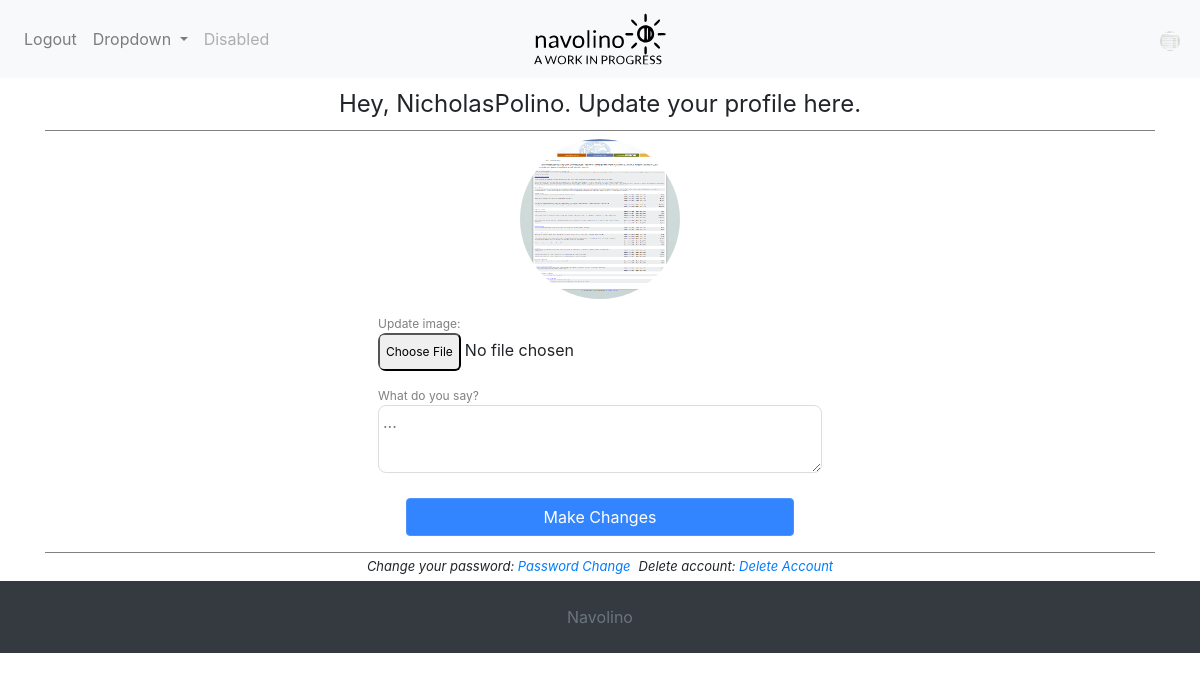
The page /private-profile/ (signed in) on the database its author committed.
### project/apps/users/models.py (models this page shows)
class User(AbstractUser):
	is_active = models.BooleanField(_('active'), default=True)
	email = models.EmailField(_('email address'), unique=True)
	USERNAME_FIELD = 'email'
	REQUIRED_FIELDS = ['username']
	image = models.ImageField(default=variables.random_image,
		upload_to='profile_pics')
	bio = models.CharField(max_length=variables.MAX_BIO_LENGTH, blank=True,
		null =True)
	joined = models.DateTimeField(default = timezone.now)
	objects = CustomUserManager()

### project/apps/users/views.py (the view)
# urls.py: path('private-profile/', profile, name ='private_profile'),
@login_required()
def profile(request):
	if request.method == 'POST':
		user_form = UserUpdateForm(request.POST, instance=request.user)
		user_file_form = UserFileForm(request.POST, request.FILES,
			instance= request.user)
		if user_form.is_valid() and user_file_form.is_valid():
			user_form.save()
			user_file_form.save()
			messages.success(request, f'Update successful, thank you.')
			return redirect('private_profile')
	else:
		user_form = UserUpdateForm(instance =request.user)
		user_file_form = UserFileForm(instance= request.user)
	context = {'u_form': user_form,
	'p_form': user_file_form}
	return render(request, 'users/profile.html', context)

### project/apps/users/forms.py (shortened to what this page needs)
class UserUpdateForm(forms.ModelForm):
	error_messages = {
	'profanity': _("No profanity, please."),
	}
	class Meta:
		model = UserModel
		fields = ['bio']
		widgets = {'bio': forms.Textarea(attrs={'rows': 2, 'placeholder': '...'})}
		labels = {'bio': 'What do you say?'}
	def __init__(self, *args, **kwargs):
		super().__init__(*args, **kwargs)
		self.error_class=DivErrorList

class UserFileForm(forms.ModelForm):
	error_messages = {
        'invalid_image': _(
            "Select a valid image, please."
        ),
    }
	class Meta:
		model = UserModel
		fields = ['image']
		widgets = {'image': forms.FileInput({"height":"10em", "width":"10em"})}
		labels = {'image': 'Update image:'}
	def __init__(self, *args, **kwargs):
		super().__init__(*args, **kwargs)
		self.error_class=DivErrorList
		self.fields['image'].error_messages = self.error_messages

### project/customized_classes.py (called while the page is built)
	def __str__(self):
		return self.as_divs()

	def as_divs(self):
		if not self:
			return ''
		return mark_safe('<div class="errorlist">%s</div>' % ''\
		.join(['<div class="error"><i class="fa \
			fa-exclamation-triangle"></i>&nbsp;<span>%s</span></div>' % e for e in self]))

### project/processors.py (called while the page is built)
def all_categories(request):
	return {'all_categories': Category.objects.all()}

### project/apps/users/templates/users/profile.html (shortened to what this page needs)
{% extends "base.html" %}
{% block head %}
{{ block.super }}
<link rel="stylesheet" type="text/css" href="{%static 'users/css/profile.css'%}">
{% endblock head %}
{% block content %}
{% include 'users/profile_form.html'%}
{% endblock content %}

### project/templates/_navigation.html (shortened to what this page needs)
<nav class="navbar navbar-expand-lg navbar-light bg-light">
  <a class="navbar-brand" href="{% url 'blog-base' %}"><img src="{%static 'images/navolino.svg'%}" alt="Navolino"></a>
  <div class="collapse navbar-collapse fast_transition" id="navbarSupportedContent">
    <ul class="navbar-nav mr-auto">
      <li class="nav-item">
        <a class="nav-link"href="{%url 'logout'%}">Logout</a>
      </li>
      <li class="nav-item dropdown js_must">
        <a class="nav-link dropdown-toggle" href="#" id="navbarDropdown" role="button" data-toggle="dropdown" aria-haspopup="true" aria-expanded="false">
          Dropdown
        </a>
      </li>
      <li class="nav-item">
        <a class="nav-link disabled" href="#">Disabled</a>
      </li>
    </ul>
  </div>
{% if user.is_authenticated %}
<div tabindex=0 class="popover__wrapper">
    <img class="nav_img rounded-circle nav_popover" src="{{user.image.url}}" alt="Profile">
  </div>
{% endif %}
</nav>

### project/apps/users/templates/users/profile_form.html (shortened to what this page needs)
<div class="container">
  <form id="profile_form" class = "primary_form js_must" method="POST" enctype = "multipart/form-data">{%csrf_token%}
    <fieldset class="form-group">
      <legend class="form_legend p-2">
        <span>Hey, {{user.username}}. Update your profile here.</span>
      </legend>
      <div class="d-flex justify-content-center">
        <img class="profile_img rounded-circle" src="{{user.image.url}}">
      </div>
      {% for field in p_form %}{% if field.field.required %}
      <div class="form-group required">{% else %}
      <div class="form-group">{% endif %}
        <div>
          <div class="help">{{ field.label_tag }}</div>
        </div>
        <div class= "field_div">
          {{ field }}
        </div>
      </div>{% endfor %}
      {% for field in u_form %}{% if field.field.required %}
      <div class="form-group required">{% else %}
      <div class="form-group">{% endif %}
        <div>
          <div class="help">{{ field.label_tag }}</div>
        </div>
        <div class= "field_div">
          {{ field }}
        </div>
      </div>{% endfor %}
      <div class="form-group">
        <div class="g-recaptcha d-flex justify-content-center" id="recaptcha_v2" style = "display:none"></div>
        <button id="submit_primary"class="btn btn-primary" type="Update">Make Changes</button>
      </div>
    </fieldset>
    <div class="d-flex justify-content-center">
      <div class="row link_flow">
        <i class="p-1">Change your password: <a href="{%url 'password_change'%}">Password Change</a></i>
        <i class="p-1">Delete account: <a href="{%url 'password_reset'%}">Delete Account</a></i>
      </div>
    </div>
  </form>
</div>

### project/static/css/main.css (style rules this page uses)
body { background-color: white; }
.btn-primary { background-color: #3385ff; color:white; border-color:#4d94ff; width:85%; margin-right:auto; margin-left:auto; display:flex; justify-content: center; }
.primary_form { width:100%; }
.primary_form input, .primary_form textarea { border-radius: .5em; border: 1px solid #DDDDDD; }
.primary_form label { padding-bottom:0; padding-top:0; margin-bottom:0px; padding-left: 5%; }
.primary_form input, .primary_form textarea, .primary_form .error { width:90%; margin-right: auto; margin-left: auto; margin-top:0px; padding-top:0px; line-height:2em; box-sizing: border-box; }
.primary_form input, .primary_form textarea { padding-left: .25em; }
.field_div { display:flex; position:relative; width:100%; }
.primary_form .link_flow { font-size:small; }
.form_legend { border-bottom: 1px solid gray; text-align:center; }
.primary_form fieldset { border-bottom: 1px solid gray; margin-bottom:0; }
#recaptcha_v2 { padding-bottom: 5px; }
.help { font-size: 12px; color: gray; }
input::placeholder { text-align: center; }
.fast_transition { -webkit-transition: height 0.01s; -moz-transition: height 0.01s; -ms-transition: height 0.01s; -o-transition: height 0.01s; transition: height 0.01s; }
@media only screen and (min-width: 480px) { .primary_form label, .form_details ul { padding-left: 7.5%; } }
@media only screen and (min-width: 480px) { .primary_form input, .primary_form textarea, .primary_form .error { width:85%; } }
@media only screen and (min-width: 480px) { .btn-primary:enabled { width:80%; } }
@media only screen and (min-width: 576px) { .primary_form label, .form_details ul { padding-left: 10%; } }
@media only screen and (min-width: 576px) { .primary_form input, .primary_form textarea, .primary_form .error { width:80%; } }
@media only screen and (min-width: 576px) { .btn-primary:enabled { width:75%; } }
@media only screen and (min-width: 767.98px) { .primary_form label, .form_details ul { padding-left: 20%; } }
@media only screen and (min-width: 767.98px) { .primary_form input, .primary_form textarea, .primary_form .error { width:60%; } }
@media only screen and (min-width: 767.98px) { .btn-primary:enabled { width:55%; } }
@media only screen and (min-width: 991.98px) { .primary_form label, .form_details ul { padding-left: 25%; } }
@media only screen and (min-width: 991.98px) { .primary_form input, .primary_form textarea, .primary_form .error { width:50%; } }
@media only screen and (min-width: 991.98px) { .btn-primary:enabled { width:45%; } }
@media only screen and (min-width: 1199.98px) { .primary_form label, .form_details ul { padding-left: 30%; } }
@media only screen and (min-width: 1199.98px) { .primary_form input, .primary_form textarea, .primary_form .error { width:40%; } }
@media only screen and (min-width: 1199.98px) { .btn-primary:enabled { width:35%; } }

### project/static/css/navigation.css (style rules this page uses)
.navbar { height:78px; }
.navbar-brand { position: absolute; left: 50%; transform:translateX(-50%); display: block; }
.nav_img { height:1em; width:1em; }
.popover__wrapper { position: absolute; left: 100%; transform:translateX(-200%); display: block; z-index: 1000; }
.nav_popover { font-size:1.25em; }

### project/apps/users/static/users/css/profile.css (style rules this page uses)
.primary_form input[type=file], .primary_form input[type=file]:hover, .primary_form input[type=file]:visited .primary_form input[type=file]:active { border:none; padding:0; overflow: hidden; box-shadow:none; }
.profile_img { height:10em; width:10em; }

### rows shown on the page
User: image (picture), username "NicholasPolino"

### other values the page prints
{{ field.label_tag }} "Update image:"
{{ field.label_tag }} "What do you say?"
